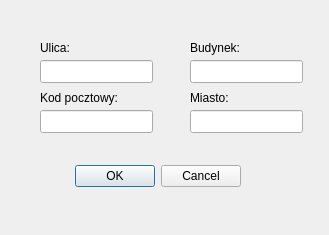
<?xml version="1.0" encoding="UTF-8"?>
<ui version="4.0">
 <class>Dialog</class>
 <widget class="QDialog" name="Dialog">
  <property name="geometry">
   <rect>
    <x>0</x>
    <y>0</y>
    <width>329</width>
    <height>235</height>
   </rect>
  </property>
  <property name="windowTitle">
   <string>Zmień adres dostawy</string>
  </property>
  <widget class="QDialogButtonBox" name="buttonBox">
   <property name="geometry">
    <rect>
     <x>60</x>
     <y>160</y>
     <width>181</width>
     <height>32</height>
    </rect>
   </property>
   <property name="orientation">
    <enum>Qt::Horizontal</enum>
   </property>
   <property name="standardButtons">
    <set>QDialogButtonBox::Cancel|QDialogButtonBox::Ok</set>
   </property>
  </widget>
  <widget class="QLineEdit" name="street">
   <property name="geometry">
    <rect>
     <x>40</x>
     <y>60</y>
     <width>113</width>
     <height>23</height>
    </rect>
   </property>
  </widget>
  <widget class="QLabel" name="label">
   <property name="geometry">
    <rect>
     <x>40</x>
     <y>40</y>
     <width>59</width>
     <height>15</height>
    </rect>
   </property>
   <property name="text">
    <string>Ulica:</string>
   </property>
  </widget>
  <widget class="QLabel" name="label_4">
   <property name="geometry">
    <rect>
     <x>190</x>
     <y>90</y>
     <width>91</width>
     <height>16</height>
    </rect>
   </property>
   <property name="text">
    <string>Miasto:</string>
   </property>
  </widget>
  <widget class="QLabel" name="label_3">
   <property name="geometry">
    <rect>
     <x>40</x>
     <y>90</y>
     <width>91</width>
     <height>16</height>
    </rect>
   </property>
   <property name="text">
    <string>Kod pocztowy:</string>
   </property>
  </widget>
  <widget class="QLabel" name="label_2">
   <property name="geometry">
    <rect>
     <x>190</x>
     <y>40</y>
     <width>61</width>
     <height>16</height>
    </rect>
   </property>
   <property name="text">
    <string>Budynek:</string>
   </property>
  </widget>
  <widget class="QLineEdit" name="city">
   <property name="geometry">
    <rect>
     <x>190</x>
     <y>110</y>
     <width>113</width>
     <height>23</height>
    </rect>
   </property>
  </widget>
  <widget class="QLineEdit" name="building">
   <property name="geometry">
    <rect>
     <x>190</x>
     <y>60</y>
     <width>113</width>
     <height>23</height>
    </rect>
   </property>
  </widget>
  <widget class="QLineEdit" name="postalCode">
   <property name="geometry">
    <rect>
     <x>40</x>
     <y>110</y>
     <width>113</width>
     <height>23</height>
    </rect>
   </property>
  </widget>
 </widget>
 <resources/>
 <connections>
  <connection>
   <sender>buttonBox</sender>
   <signal>accepted()</signal>
   <receiver>Dialog</receiver>
   <slot>accept()</slot>
   <hints>
    <hint type="sourcelabel">
     <x>248</x>
     <y>254</y>
    </hint>
    <hint type="destinationlabel">
     <x>157</x>
     <y>274</y>
    </hint>
   </hints>
  </connection>
  <connection>
   <sender>buttonBox</sender>
   <signal>rejected()</signal>
   <receiver>Dialog</receiver>
   <slot>reject()</slot>
   <hints>
    <hint type="sourcelabel">
     <x>316</x>
     <y>260</y>
    </hint>
    <hint type="destinationlabel">
     <x>286</x>
     <y>274</y>
    </hint>
   </hints>
  </connection>
 </connections>
</ui>
